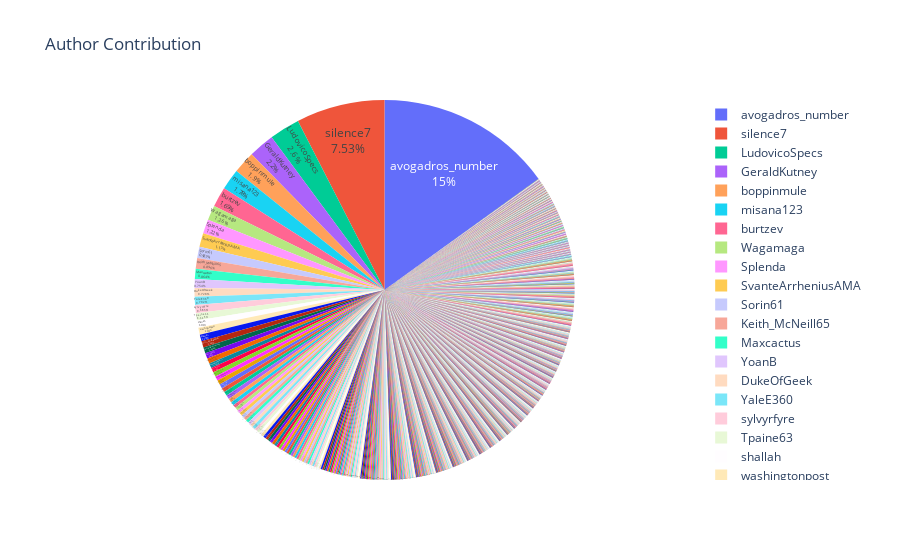

Source (notebook cell):
### Markdown cell above
## Cleaning Author column

### Code cell
author_counts = df['Autor'].value_counts()

# Create a DataFrame with author names and their corresponding counts
author_df = pd.DataFrame({'Autor': author_counts.index, 'Count': author_counts.values})

# Plot a pie chart using Plotly
fig = px.pie(author_df, values='Count', names='Autor', title='Author Contribution',
             labels={'Author': 'Author Name', 'Count': 'Number of Posts'})

# Customize the layout if needed
fig.update_traces(textposition='inside', textinfo='percent+label')

# Show the plot
fig.show()

### Figure 1 — Plotly figure (JSON) as saved in the notebook; plotly's stock layout.template omitted (floating-point values rounded to 4 significant figures; data arrays with more than 128 entries replaced by an {"elided": "..."} marker saying what was removed)
{"data": [{"domain": {"x": [0, 1], "y": [0, 1]}, "hovertemplate": "Autor=%{label}<br>Number of Posts=%{value}<extra></extra>", "labels": {"elided": "2455 str values"}, "legendgroup": "", "name": "", "showlegend": true, "textinfo": "percent+label", "textposition": "inside", "type": "pie", "values": {"elided": "2455 int values"}}], "layout": {"legend": {"tracegroupgap": 0}, "title": {"text": "Author Contribution"}}}
